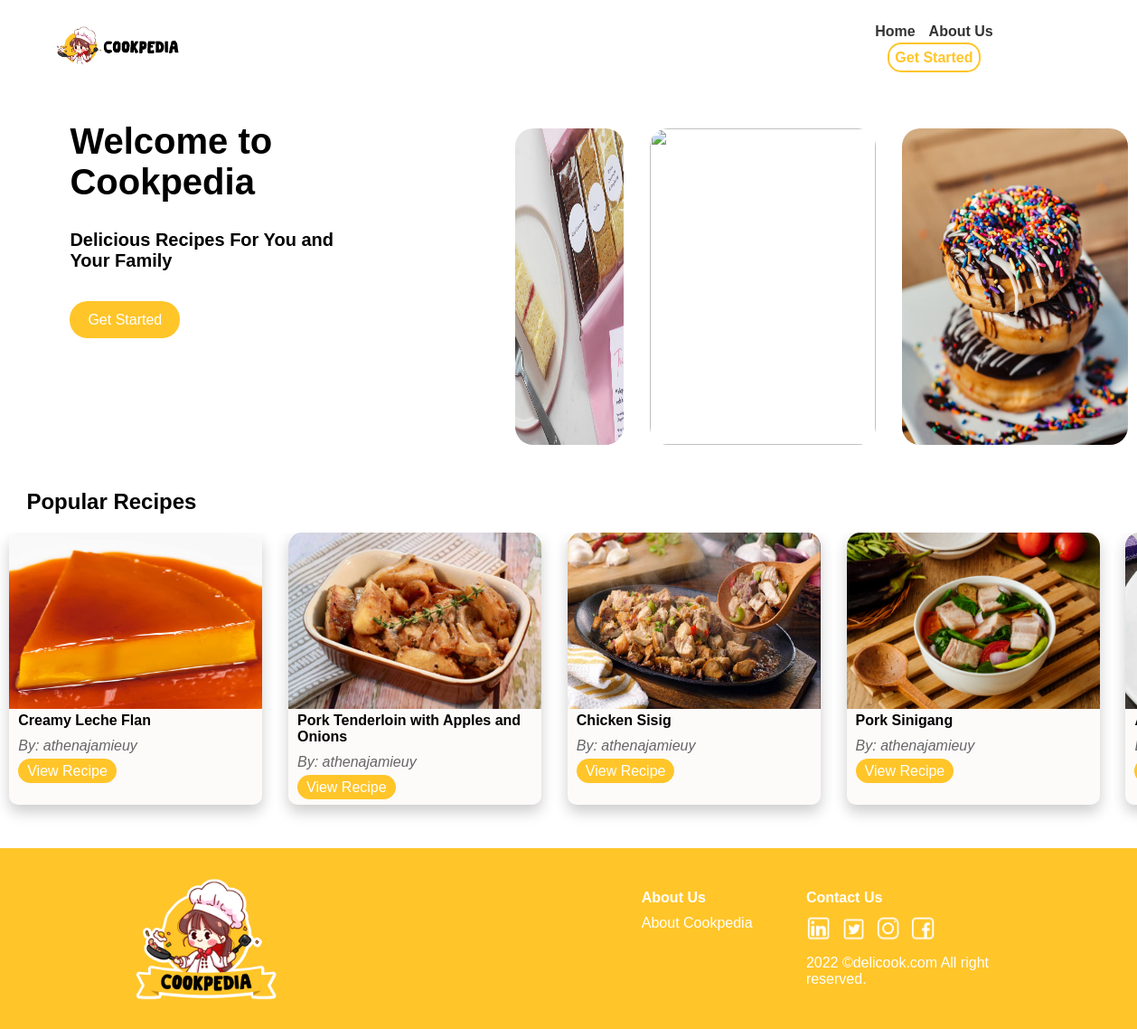
The page /header.php on the database its author committed.
### tables this page shows
CREATE TABLE `recipes` (
  `id` int(11) NOT NULL,
  `username` varchar(255) DEFAULT NULL,
  `recipe_name` varchar(255) DEFAULT NULL,
  `ingredients` text DEFAULT NULL,
  `steps` text DEFAULT NULL,
  `created_at` datetime DEFAULT NULL,
  `image` text DEFAULT NULL
);

### header.php (the view, shortened to what this page needs)
<!DOCTYPE html>
<html>
<head>
    <link href="style.css" type="text/css" rel="stylesheet">
</head>
<body>
<?php
$is_admin = isset($_SESSION['is_admin']) ? $_SESSION['is_admin'] : false;
?>
<header>
    <div id="header">
        <nav id="hnav">
            <a href="<?php echo $is_admin ? 'view_all_users.php' : 'header.php'; ?>">
                <img class="imgHeader" src="CookpediaLogo.png" alt="Cookpedia Logo">
            </a>
            <ul id="h-ul">
                <?php if ($is_admin): ?>
                    <li><a href="view_all_users.php">All Accounts</a></li>
                    <li><a href="view_all_recipes.php">All Recipes</a></li>
                <?php else: ?>
                    <li><a href="header.php">Home</a></li>
                    <li><a href="--" id="h-about-us">About Us</a></li>
                <?php endif; ?>
                <?php if (isset($_SESSION['username'])): ?>
                    <li class="dropdown">
                        <a href="#" class="active" id="usernameDropdown">
                            <?php echo $_SESSION['username']; ?>
                        </a>
                        <ul class="dropdown-menu" id="dropdownMenu">
                            <?php if ($is_admin): ?>
                            <?php else: ?>
                                <li><a href="view_profile.php" class="vp-w">View Profile</a></li>
                            <?php endif; ?>
                            <li><a href="logout.php">Logout</a></li>
                        </ul>
                    </li>
                <?php else: ?>
                    <li><a class="active" href="signup.php" id="h-getStarted">Get Started</a></li>
                <?php endif; ?>
            </ul>
        </nav>
    </div>
</header>
<?php
$dbHost = 'localhost';
$dbUsername = 'root';
$dbPassword = '';
$dbName = 'cookpedia_db';
$conn = mysqli_connect($dbHost, $dbUsername, $dbPassword, $dbName);
$loggedIn = isset($_SESSION['user_id']);
?>
<div class="land-container">
    <?php
    if ($loggedIn) {
        if ($ownedRecipesResult) {
            ?>
            <div class="myrecipe-btn">
            <h2 class="rec-con">My Recipes</h2>
            <a class="new-recipe" href="upload_recipe.php"><button class="add-new">+ New Recipe</button></a>
        </div>
            <div class="recipe-container-card">
                <?php
                if (mysqli_num_rows($ownedRecipesResult) > 0) {
                    while ($row = mysqli_fetch_assoc($ownedRecipesResult)) {
                        $recipeId = $row['id'];
                        $recipeName = $row['recipe_name'];
                        $recipeOwner = $row['username'];
                        $recipeImage = $row['image'];
                        if ($recipeImage) {
                            $recipeImagePath = "" . $recipeImage;
                        } else {
                            $recipeImagePath = "path/to/placeholder/image.png";
                        }
                        ?>
                        <div class="cards">
                            <img src="<?php echo $recipeImagePath; ?>" alt="Recipe Image" class="recipe-image">
                            <div class="card-info">
                                <div class="recipe-title"><?php echo $recipeName; ?></div>
                                <a href="view_recipe.php?id=<?php echo $recipeId; ?>" class="view-recipe-btn">View Recipe</a>
                            </div>
                        </div>
                        <?php
                    }
                } else {
                    echo "<p class='no-recipe'>Hmm, it looks like your recipe collection is waiting to be filled.</p>";
                }
                ?>
            </div>
            <?php
        }
    } else {
        ?>
        <div class="welcome">
            <div class="welcome-message">
                <p class="wel">Welcome to Cookpedia</p>
                <p class="par1">Delicious Recipes For You and Your Family</p>
                <li><a class="active" href="signup.php" id="land-getStarted">Get Started</a></li>
            </div>
            <div class="welcome-images">
                <img src="sample1.jpg" class="sample1">
                <img src="sample2.jpg" class="sample2">
                <img src="sample3.jpg" class="sample3">
            </div>
        </div>
        <?php
    }
    ?>
    <h2 class="rec-con">Popular Recipes</h2>
    <div class="recipe-container-card">
        <?php
        $query = "SELECT * FROM recipes";
        $result = mysqli_query($conn, $query);
        if (mysqli_num_rows($result) > 0) {
            while ($row = mysqli_fetch_assoc($result)) {
                $recipeId = $row['id'];
                $recipeName = $row['recipe_name'];
                $recipeOwner = $row['username'];
                $recipeImage = $row['image'];
                if ($recipeImage) {
                    $recipeImagePath = "" . $recipeImage;
                } else {
                    $recipeImagePath = "path/to/placeholder/image.png";
                }
                ?>
                <div class="cards">
                    <img src="<?php echo $recipeImagePath; ?>" alt="Recipe Image" class="recipe-image">
                    <div class="card-info">
                        <div class="recipe-title"><?php echo $recipeName; ?></div>
                        <div class="recipe-owner">By: <?php echo $recipeOwner; ?></div>
                        <a href="view_recipe.php?id=<?php echo $recipeId; ?>" class="view-recipe-btn">View Recipe</a>
                    </div>
                </div>
                <?php
            }
        } else {
            echo "<p>Hmm, it looks like the recipe collection is waiting to be filled.</p>";
        }
        ?>
    </div>
</div>
<footer class="footer">
<div id="f-footer">
        <img class="mainLogo" src="CookpediaMainLogo.png"/>
        <div id="f-content">
            <div id="f-content-2">
                <div id="f-aboutus">
                        <p id="f-about">About Us</p>
                    <ul id="f-aboutCookpedia">
                        <li><a href="--" id="f-cookpedia">About Cookpedia</a></li>
                    </ul>
                </div>
                <div id="f-info">
                        <p id="f-contact">Contact Us</p>
                    <div class="logo">
                        <a href="--"><img class="f-linkedIn" src="LinkedInLogo.png"></a>
                        <a href="--"><img class="f-twitter" src="TwitterLogo.png"></a>
                        <a href="--"><img class="f-ig" src="IgLogo.png"></a>
                        <a href="--"><img class="f-fb" src="FbLogo.png"></a>
                    </div>
                        <p id="f-text">2022 ©delicook.com All right <br>reserved.</p>
                </div>
            </div>
        </div>
    </div>
</footer>
</body>
</html>

### header.php (style rules this page uses)
img.recipe-image { width: 280px; height: 195px; max-width: 280px; max-height: 195px; border-radius: 15px 15px 0 0; }

### rows shown on the page
recipes: image (picture), recipe_name "Creamy Leche Flan", username "athenajamieuy"
recipes: image (picture), recipe_name "Pork Tenderloin with Apples and Onions", username "athenajamieuy"
recipes: image (picture), recipe_name "Chicken Sisig", username "athenajamieuy"
recipes: image (picture), recipe_name "Pork Sinigang", username "athenajamieuy"
recipes: image (picture)
